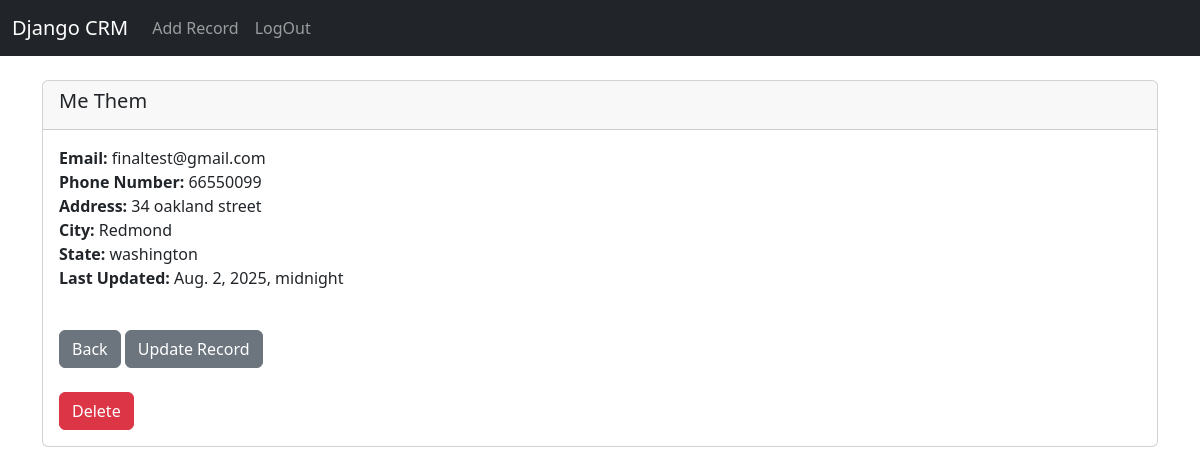
The app's page /record/4 (signed in) with its own data.
### website/models.py (models this page shows, shortened)
class Record(models.Model):
    created_at = models.DateTimeField(auto_now_add=True)
    updated_at = models.DateTimeField(auto_now=True)
    first_name = models.CharField(max_length=30)
    last_name = models.CharField(max_length=30)
    email = models.CharField(max_length=30)
    phone = models.CharField(max_length=12)
    state = models.CharField(max_length=50)
    city =  models.CharField(max_length=40)
    address = models.CharField(max_length=50)
    zipcode = models.CharField(max_length=15)

### website/views.py (the view)
# urls.py: path('record/<int:pk>', views.customer_record, name='record'),
def customer_record(request, pk):
    if request.user.is_authenticated:
        customer_record = Record.objects.get(id=pk)
        return render(request, 'record.html', {'customer_record': customer_record})
    else:
        messages.success(request, 'You must be logged in to view that page..')
        return redirect('home')

### website/templates/record.html
{% extends 'base.html' %}
{% block content%}
<div class="card">
    <div class="card-header">
       <h5 strong > {{ customer_record.first_name }} {{ customer_record.last_name }} </h5>
    </div>
    <div class="card-body">
        <p class="card-text">
            <strong>Email: </strong>{{ customer_record.email }} </br>
            <strong>Phone Number: </strong>{{ customer_record.phone }} </br>
            <strong>Address: </strong>{{ customer_record.address }} </br>
            <strong>City: </strong>{{ customer_record.city }}  </br>
            <strong>State: </strong>{{ customer_record.state }} </br>
            <strong>Last Updated: </strong>{{ customer_record.updated_at }}
        </p>
        <br/>
        <a href="{% url 'home' %}" class="btn btn-secondary">Back</a>
        <a href="{% url 'update_record' customer_record.id %}" class="btn btn-secondary">Update Record</a>
        <br/><br/>
        <a href="{% url 'delete_record' customer_record.id %}" class="btn btn-danger">Delete</a>
    </div>
</div>
{% endblock %}

### records on screen
Record: first_name "Me", last_name "Them", email "finaltest@gmail.com", phone "66550099", address "34 oakland street", city "Redmond", state "washington", updated_at "Aug. 2, 2025, midnight"
